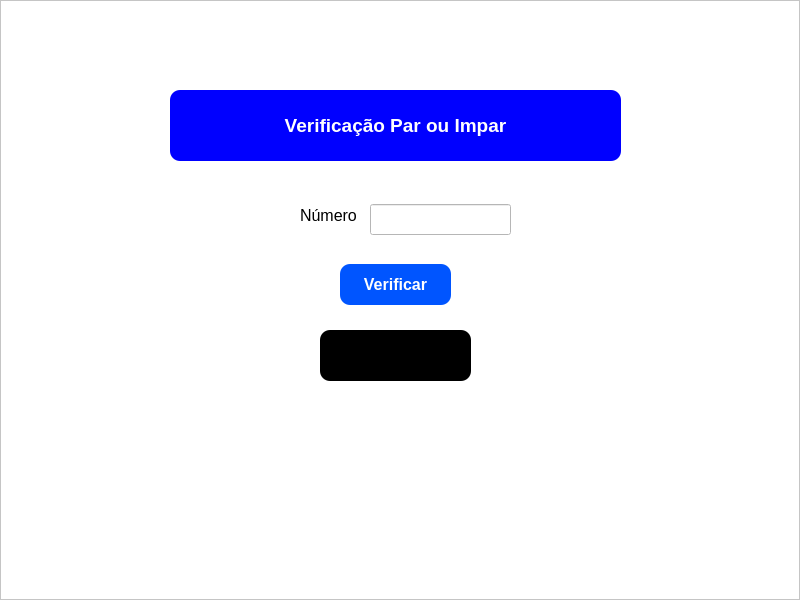
<?xml version="1.0" encoding="UTF-8"?>
<ui version="4.0">
 <class>MainWindow</class>
 <widget class="QMainWindow" name="MainWindow">
  <property name="geometry">
   <rect>
    <x>0</x>
    <y>0</y>
    <width>800</width>
    <height>600</height>
   </rect>
  </property>
  <property name="windowTitle">
   <string>MainWindow</string>
  </property>
  <widget class="QWidget" name="centralwidget">
   <layout class="QHBoxLayout" name="horizontalLayout">
    <property name="spacing">
     <number>0</number>
    </property>
    <property name="leftMargin">
     <number>0</number>
    </property>
    <property name="topMargin">
     <number>0</number>
    </property>
    <property name="rightMargin">
     <number>0</number>
    </property>
    <property name="bottomMargin">
     <number>0</number>
    </property>
    <item>
     <widget class="QFrame" name="frame">
      <property name="styleSheet">
       <string notr="true">background-color: #FFF;</string>
      </property>
      <property name="frameShape">
       <enum>QFrame::StyledPanel</enum>
      </property>
      <property name="frameShadow">
       <enum>QFrame::Raised</enum>
      </property>
      <widget class="QLabel" name="label">
       <property name="geometry">
        <rect>
         <x>170</x>
         <y>90</y>
         <width>451</width>
         <height>71</height>
        </rect>
       </property>
       <property name="font">
        <font>
         <family>Arial</family>
         <pointsize>14</pointsize>
         <weight>75</weight>
         <bold>true</bold>
        </font>
       </property>
       <property name="styleSheet">
        <string notr="true">background-color: #0000ff;
color: #FFF;
border-radius: 10px;</string>
       </property>
       <property name="text">
        <string>Verificação Par ou Impar</string>
       </property>
       <property name="alignment">
        <set>Qt::AlignCenter</set>
       </property>
      </widget>
      <widget class="QLabel" name="label_2">
       <property name="geometry">
        <rect>
         <x>300</x>
         <y>200</y>
         <width>61</width>
         <height>31</height>
        </rect>
       </property>
       <property name="font">
        <font>
         <pointsize>12</pointsize>
        </font>
       </property>
       <property name="text">
        <string>Número</string>
       </property>
      </widget>
      <widget class="QLineEdit" name="lineEdit">
       <property name="geometry">
        <rect>
         <x>370</x>
         <y>204</y>
         <width>141</width>
         <height>31</height>
        </rect>
       </property>
      </widget>
      <widget class="QLabel" name="label_verificar">
       <property name="geometry">
        <rect>
         <x>320</x>
         <y>330</y>
         <width>151</width>
         <height>51</height>
        </rect>
       </property>
       <property name="font">
        <font>
         <family>Arial</family>
         <pointsize>12</pointsize>
         <weight>75</weight>
         <bold>true</bold>
        </font>
       </property>
       <property name="styleSheet">
        <string notr="true">background-color: #000;
color: #FFF;
border-radius: 10px;</string>
       </property>
       <property name="text">
        <string/>
       </property>
       <property name="alignment">
        <set>Qt::AlignCenter</set>
       </property>
      </widget>
      <widget class="QPushButton" name="pb_verificar">
       <property name="geometry">
        <rect>
         <x>340</x>
         <y>264</y>
         <width>111</width>
         <height>41</height>
        </rect>
       </property>
       <property name="font">
        <font>
         <pointsize>12</pointsize>
         <weight>75</weight>
         <bold>true</bold>
        </font>
       </property>
       <property name="styleSheet">
        <string notr="true">background-color: #0055ff;
color: #FFF;
border-radius: 10px;</string>
       </property>
       <property name="text">
        <string>Verificar</string>
       </property>
      </widget>
     </widget>
    </item>
   </layout>
  </widget>
 </widget>
 <resources/>
 <connections/>
</ui>
